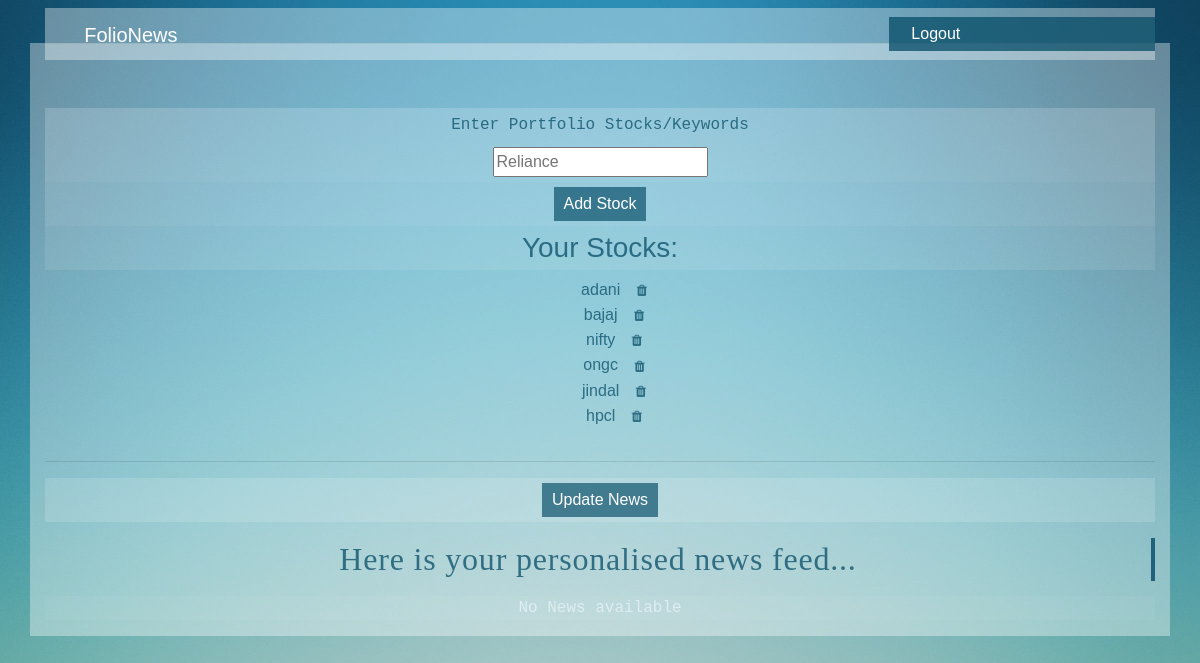
The app's page /main/ (signed in), older data.
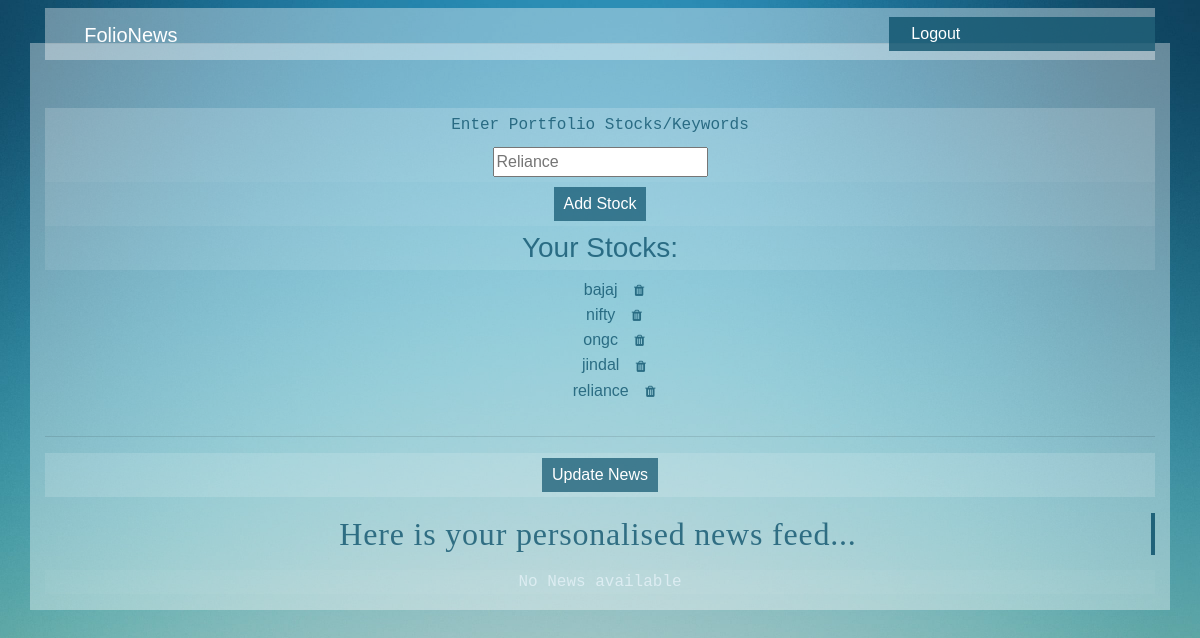
The same page, newer data.
### main/models.py (models this page shows, shortened)
class Stock(models.Model):
    name = models.CharField(max_length=200)
    user_name = models.ForeignKey(User, on_delete=models.CASCADE)

### main/views.py (the view)
# urls.py: path('',include("main.urls")),
@login_required
def main(request):
    User = get_user_model()
    logged_in_user = request.user
    stock_list = User.objects.filter(pk=logged_in_user.pk).values_list('stock__name', flat=True)
    template = loader.get_template("main/main.html")
    context = {
        "stock_list": stock_list,
    }
    return HttpResponse(template.render(context, request))

### main/templates/main/main.html (shortened to what this page needs)
{% load static %}
{% load crispy_forms_tags %}
<html>
    <head>
    <link rel="stylesheet" href="https://cdn.jsdelivr.net/npm/bootstrap@4.0.0/dist/css/bootstrap.min.css">
        <link rel="stylesheet" type="text/css" href="{% static 'main/main.css' %}">
        <link rel="stylesheet" href="https://cdnjs.cloudflare.com/ajax/libs/font-awesome/4.7.0/css/font-awesome.min.css">
        </head>
    <body>
    <header class="site-header">
        <nav class="navbar navbar-expand-md navbar-dark bg-steel fixed-top">
          <div class="container">
            <div class="navbar-brand mr-4">FolioNews</div>
            <div class="collapse navbar-collapse" id="navbarToggle">
              <div class="navbar-nav">
                 {% if user.is_authenticated %}
                <a class="nav-item nav-link" href="{% url 'logout'%}"style="color:white">Logout</a>
                {% else %}
                <a class="nav-item nav-link" href="{% url 'login'%}"style="color:white">Login</a>
                <a class="nav-item nav-link" href="{% url 'register'%}"style="color:white">Register</a>
                {% endif %}
              </div>
            </div>
          </div>
        </nav>
      </header>
        <div class='container' id='second'>
        <hr>
        <form action="{% url 'saveStock' %}" method="POST">
          <br>
          <br>
            <label for="sname" class="sname" style="font-family:monospace;">Enter Portfolio Stocks/Keywords</label>
            <div class="sname">
            <input type="text" id="sname" placeholder="Reliance" name="stock_name">
            </div>
            <div class="submitdiv">
            <input type="submit" class="submitbutton" value="Add Stock">
            </div>
        </form>
        <h3>Your Stocks:</h3>
        <table class="table1">
          {% if stock_list%}
          <ul style="list-style: none;">
            {% for stock in stock_list %}
          <li >{{ stock }}
            <form action="{% url 'delete' stock %}" method="POST" style="display: inline;">
            <button type="submit" class="btn btn-link">
              <i class="fa fa-trash"></i>
          </button>
          </form>
          </li>
          {% endfor %}
          </ul>
          {%else%}
          <p style="font-family:monospace; color:rgba(240, 248, 255, 0.618)">No Stocks available</p>
          {%endif%}
            </table>
        <hr class="hr1">
        <form action="{% url 'update' %}" method="POST">
            <div class="submitdiv">
            <input type="submit" value="Update News" class="submitbutton">
            </div>
        </form>
        <h2 class="subhead" style="font-family:serif;">Here is your personalised news feed...</h2>
        <table class="newsClass">
          {% if news_list%}
          <ul style="list-style: none;" class="newsList">
            {% for item in news_list%}
            <li><a href="{{item.0}}" id="news">{{item.1}}</a></li>
            {%endfor%}
          </ul>
          {%else%}
          <p style="font-family:monospace;color:rgba(240, 248, 255, 0.618)">No News available</p>
          {%endif%}
            </table>
        </div>
        </body>
    </html>

Row changes from the older to the newer data that the page shows:
removed Stock: name "adani"
removed Stock: name "hpcl"
added Stock: name "reliance"
